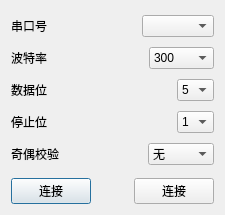
<?xml version="1.0" encoding="UTF-8"?>
<ui version="4.0">
 <class>comSettingDialog</class>
 <widget class="QDialog" name="comSettingDialog">
  <property name="geometry">
   <rect>
    <x>0</x>
    <y>0</y>
    <width>225</width>
    <height>215</height>
   </rect>
  </property>
  <property name="windowTitle">
   <string>Dialog</string>
  </property>
  <layout class="QVBoxLayout" name="verticalLayout_3">
   <item>
    <layout class="QVBoxLayout" name="verticalLayout_2">
     <item>
      <layout class="QVBoxLayout" name="verticalLayout">
       <item>
        <layout class="QHBoxLayout" name="horizontalLayout">
         <item>
          <widget class="QLabel" name="label">
           <property name="text">
            <string>串口号</string>
           </property>
          </widget>
         </item>
         <item>
          <spacer name="horizontalSpacer_2">
           <property name="orientation">
            <enum>Qt::Horizontal</enum>
           </property>
           <property name="sizeHint" stdset="0">
            <size>
             <width>40</width>
             <height>20</height>
            </size>
           </property>
          </spacer>
         </item>
         <item>
          <widget class="QComboBox" name="comPortComboBox"/>
         </item>
        </layout>
       </item>
       <item>
        <layout class="QHBoxLayout" name="horizontalLayout_2">
         <item>
          <widget class="QLabel" name="label_2">
           <property name="text">
            <string>波特率</string>
           </property>
          </widget>
         </item>
         <item>
          <spacer name="horizontalSpacer_3">
           <property name="orientation">
            <enum>Qt::Horizontal</enum>
           </property>
           <property name="sizeHint" stdset="0">
            <size>
             <width>40</width>
             <height>20</height>
            </size>
           </property>
          </spacer>
         </item>
         <item>
          <widget class="QComboBox" name="buadRateComboBox">
           <item>
            <property name="text">
             <string>300</string>
            </property>
           </item>
           <item>
            <property name="text">
             <string>600</string>
            </property>
           </item>
           <item>
            <property name="text">
             <string>1200</string>
            </property>
           </item>
           <item>
            <property name="text">
             <string>2400</string>
            </property>
           </item>
           <item>
            <property name="text">
             <string>4800</string>
            </property>
           </item>
           <item>
            <property name="text">
             <string>9600</string>
            </property>
           </item>
           <item>
            <property name="text">
             <string>19200</string>
            </property>
           </item>
           <item>
            <property name="text">
             <string>57600</string>
            </property>
           </item>
          </widget>
         </item>
        </layout>
       </item>
       <item>
        <layout class="QHBoxLayout" name="horizontalLayout_3">
         <item>
          <widget class="QLabel" name="label_3">
           <property name="text">
            <string>数据位</string>
           </property>
          </widget>
         </item>
         <item>
          <spacer name="horizontalSpacer_4">
           <property name="orientation">
            <enum>Qt::Horizontal</enum>
           </property>
           <property name="sizeHint" stdset="0">
            <size>
             <width>40</width>
             <height>20</height>
            </size>
           </property>
          </spacer>
         </item>
         <item>
          <widget class="QComboBox" name="dataBitComboBox">
           <item>
            <property name="text">
             <string>5</string>
            </property>
           </item>
           <item>
            <property name="text">
             <string>6</string>
            </property>
           </item>
           <item>
            <property name="text">
             <string>7</string>
            </property>
           </item>
           <item>
            <property name="text">
             <string>8</string>
            </property>
           </item>
          </widget>
         </item>
        </layout>
       </item>
       <item>
        <layout class="QHBoxLayout" name="horizontalLayout_4">
         <item>
          <widget class="QLabel" name="label_4">
           <property name="text">
            <string>停止位</string>
           </property>
          </widget>
         </item>
         <item>
          <spacer name="horizontalSpacer_5">
           <property name="orientation">
            <enum>Qt::Horizontal</enum>
           </property>
           <property name="sizeHint" stdset="0">
            <size>
             <width>40</width>
             <height>20</height>
            </size>
           </property>
          </spacer>
         </item>
         <item>
          <widget class="QComboBox" name="stopBitComboBox">
           <item>
            <property name="text">
             <string>1</string>
            </property>
           </item>
           <item>
            <property name="text">
             <string>2</string>
            </property>
           </item>
          </widget>
         </item>
        </layout>
       </item>
       <item>
        <layout class="QHBoxLayout" name="horizontalLayout_7">
         <item>
          <widget class="QLabel" name="label_6">
           <property name="text">
            <string>奇偶校验</string>
           </property>
          </widget>
         </item>
         <item>
          <spacer name="horizontalSpacer_7">
           <property name="orientation">
            <enum>Qt::Horizontal</enum>
           </property>
           <property name="sizeHint" stdset="0">
            <size>
             <width>40</width>
             <height>20</height>
            </size>
           </property>
          </spacer>
         </item>
         <item>
          <widget class="QComboBox" name="parityComboBox">
           <item>
            <property name="text">
             <string>无</string>
            </property>
           </item>
           <item>
            <property name="text">
             <string>奇校验</string>
            </property>
           </item>
           <item>
            <property name="text">
             <string>偶校验</string>
            </property>
           </item>
          </widget>
         </item>
        </layout>
       </item>
       <item>
        <layout class="QHBoxLayout" name="horizontalLayout_8"/>
       </item>
       <item>
        <layout class="QHBoxLayout" name="horizontalLayout_9"/>
       </item>
      </layout>
     </item>
     <item>
      <layout class="QHBoxLayout" name="horizontalLayout_5">
       <item>
        <widget class="QPushButton" name="comSettingSavePushButton">
         <property name="text">
          <string>连接</string>
         </property>
        </widget>
       </item>
       <item>
        <spacer name="horizontalSpacer">
         <property name="orientation">
          <enum>Qt::Horizontal</enum>
         </property>
         <property name="sizeHint" stdset="0">
          <size>
           <width>40</width>
           <height>20</height>
          </size>
         </property>
        </spacer>
       </item>
       <item>
        <widget class="QPushButton" name="pushButton_comControl">
         <property name="text">
          <string>连接</string>
         </property>
        </widget>
       </item>
      </layout>
     </item>
    </layout>
   </item>
  </layout>
 </widget>
 <resources/>
 <connections/>
</ui>
